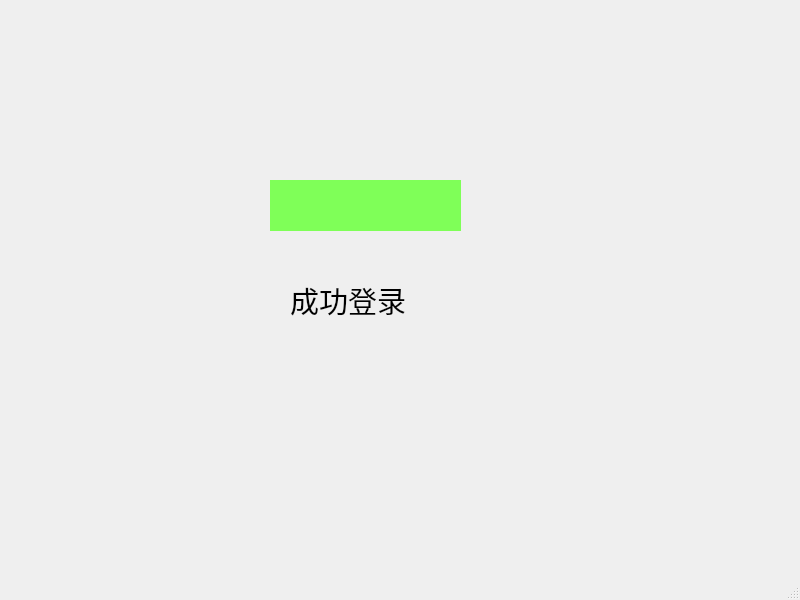
<?xml version="1.0" encoding="UTF-8"?>
<ui version="4.0">
 <class>welcome</class>
 <widget class="QMainWindow" name="welcome">
  <property name="geometry">
   <rect>
    <x>0</x>
    <y>0</y>
    <width>800</width>
    <height>600</height>
   </rect>
  </property>
  <property name="windowTitle">
   <string>MainWindow</string>
  </property>
  <widget class="QWidget" name="centralwidget">
   <widget class="QLabel" name="user">
    <property name="geometry">
     <rect>
      <x>270</x>
      <y>180</y>
      <width>191</width>
      <height>51</height>
     </rect>
    </property>
    <property name="styleSheet">
     <string notr="true">background-color: rgb(127, 255, 88);</string>
    </property>
    <property name="text">
     <string/>
    </property>
   </widget>
   <widget class="QLabel" name="label_2">
    <property name="geometry">
     <rect>
      <x>290</x>
      <y>260</y>
      <width>161</width>
      <height>81</height>
     </rect>
    </property>
    <property name="font">
     <font>
      <family>Consolas</family>
      <pointsize>22</pointsize>
     </font>
    </property>
    <property name="text">
     <string>成功登录</string>
    </property>
   </widget>
  </widget>
  <widget class="QMenuBar" name="menubar">
   <property name="geometry">
    <rect>
     <x>0</x>
     <y>0</y>
     <width>800</width>
     <height>26</height>
    </rect>
   </property>
  </widget>
  <widget class="QStatusBar" name="statusbar"/>
 </widget>
 <resources/>
 <connections/>
</ui>
